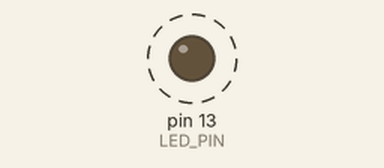
This sketch was run on a simulated Arduino Uno, built with avr-gcc and run on an emulated ATmega328P. On the bench: output pins drawn as LEDs (lit = HIGH). Dashed ring = blinking.

Above: at 0.5 s.
Timing chart, 0 to 4.6 s (numbered marks = the images above):
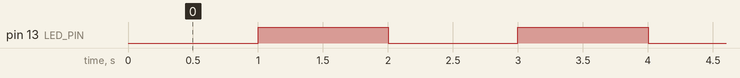

The sketch:

led_blink.ino
```cpp
const int LED_PIN = 13;

const unsigned long LED_ON_TIME_MS = 1000;
const unsigned long LED_OFF_TIME_MS = 1000;

bool ledState = LOW;
unsigned long previousMillis = 0;

void setup() {
  pinMode(LED_PIN, OUTPUT);
  digitalWrite(LED_PIN, LOW);

  previousMillis = millis();
}

void loop() {
  unsigned long currentMillis = millis();

  unsigned long interval = ledState
      ? LED_ON_TIME_MS
      : LED_OFF_TIME_MS;

  if (currentMillis - previousMillis >= interval) {
    previousMillis = currentMillis;

    ledState = !ledState;
    digitalWrite(LED_PIN, ledState);
  }

  // Other tasks can run here without delay().
}
```

Measured:
- by itself, pin 13 (LED_PIN): alternates HIGH for 1.0 s and LOW for 1.0 s
